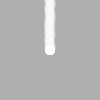
Frame 1 (no input)
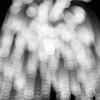
Frame 60 (the mouse pressed at the canvas centre just before this capture)
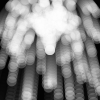
Frame 120 (the mouse held since frame 60 and released just before this capture)

The Processing sketch that drew these frames (run headless with seeded random() and noise(); from frame 60 on, the mouse is pressed at the canvas centre):

// Processing sketch: processing
// ── processing.pde
class Particle{
  float x,y;
  float vx,vy;
  float radius;
  float gravity=0.1;

  Particle(int xpos,int ypos,float velx,float vely,float r){
    x=xpos;
    y=ypos;
    vx=velx;
    vy=vely;
    radius=r;
  }

  void update(){
    vy=vy+gravity;
    y+=vy;
    x+=vx;
  }

  void display(){
    ellipse(x,y,radius*2,radius*2);
  }
}

class GenParticle extends Particle{
  float originX,originY;

  GenParticle(int xIn,int yIn,float vxIn,float vyIn,float r,float ox,float oy){
    super(xIn,yIn,vxIn,vyIn,r);
    originX=ox;
    originY=oy;
  }

  void regenerate(){
    if((x>width+radius)||(x<-radius)||(y>height+radius)||(y<-radius)){
      x=originX;
      y=originY;
      vx=random(-1.0,1.0);
      vy=random(-4.0,-2.0);
    }
  }
}

int numParticles=200;
GenParticle[] p=new GenParticle[numParticles];

void setup(){
  size(100,100);
  noStroke();
  smooth();
  for(int i=0;i<p.length;i++){
    float velX=random(-1,1);
    float velY=-i;
    p[i]=new GenParticle(width/2,height/2,velX,velY,5.0,width/2,height/2);
  }
}

void draw(){
  fill(0,36);
  rect(0,0,width,height);
  fill(255,60);
  for(int i=0;i<p.length;i++){
    p[i].update();
    p[i].regenerate();
    p[i].display();
  }
}
